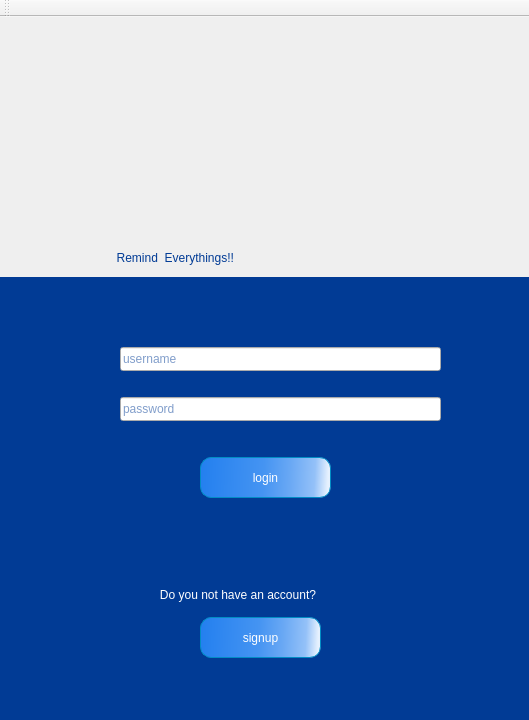
<?xml version="1.0" encoding="UTF-8"?>
<ui version="4.0">
 <class>login</class>
 <widget class="QMainWindow" name="login">
  <property name="geometry">
   <rect>
    <x>0</x>
    <y>0</y>
    <width>529</width>
    <height>720</height>
   </rect>
  </property>
  <property name="windowTitle">
   <string>login</string>
  </property>
  <widget class="QWidget" name="centralWidget">
   <widget class="QLabel" name="label_2">
    <property name="geometry">
     <rect>
      <x>70</x>
      <y>0</y>
      <width>401</width>
      <height>191</height>
     </rect>
    </property>
    <property name="styleSheet">
     <string notr="true">image: url(:/new/img/منابع پروژه/to-do.png);</string>
    </property>
    <property name="text">
     <string/>
    </property>
   </widget>
   <widget class="QLabel" name="label">
    <property name="geometry">
     <rect>
      <x>100</x>
      <y>220</y>
      <width>361</width>
      <height>41</height>
     </rect>
    </property>
    <property name="styleSheet">
     <string notr="true">font: 18pt &quot;Dast Nevis&quot;;
color: rgb(1, 59, 149);</string>
    </property>
    <property name="text">
     <string>     Remind  Everythings!!</string>
    </property>
   </widget>
   <widget class="QLabel" name="label_3">
    <property name="geometry">
     <rect>
      <x>-10</x>
      <y>260</y>
      <width>591</width>
      <height>451</height>
     </rect>
    </property>
    <property name="styleSheet">
     <string notr="true">background-color: rgb(1, 59, 149);</string>
    </property>
    <property name="text">
     <string/>
    </property>
   </widget>
   <widget class="QLineEdit" name="lineEdit_username">
    <property name="geometry">
     <rect>
      <x>120</x>
      <y>330</y>
      <width>321</width>
      <height>24</height>
     </rect>
    </property>
    <property name="styleSheet">
     <string notr="true">font: 9pt &quot;Dast Nevis&quot;;
color: rgb(1, 59, 149);</string>
    </property>
    <property name="text">
     <string/>
    </property>
    <property name="placeholderText">
     <string>username</string>
    </property>
   </widget>
   <widget class="QLineEdit" name="lineEdit_pass">
    <property name="geometry">
     <rect>
      <x>120</x>
      <y>380</y>
      <width>321</width>
      <height>24</height>
     </rect>
    </property>
    <property name="styleSheet">
     <string notr="true">font: 9pt &quot;Dast Nevis&quot;;
color: rgb(1, 59, 149);</string>
    </property>
    <property name="text">
     <string/>
    </property>
    <property name="echoMode">
     <enum>QLineEdit::Password</enum>
    </property>
    <property name="readOnly">
     <bool>false</bool>
    </property>
    <property name="placeholderText">
     <string>password</string>
    </property>
   </widget>
   <widget class="QPushButton" name="pushButton_login">
    <property name="geometry">
     <rect>
      <x>200</x>
      <y>440</y>
      <width>131</width>
      <height>41</height>
     </rect>
    </property>
    <property name="cursor">
     <cursorShape>PointingHandCursor</cursorShape>
    </property>
    <property name="styleSheet">
     <string notr="true">color: rgb(255, 255, 255);

background-color: qlineargradient(spread:pad, x1:0.00480769, y1:0.501, x2:0.981, y2:0.517, stop:0.00480769 rgba(36, 128, 239, 255), stop:0.490385 rgba(69, 148, 242, 255), stop:0.697115 rgba(105, 168, 244, 255), stop:0.894231 rgba(148, 193, 248, 255), stop:1 rgba(230, 241, 254, 255));
display: inline-block;
  -webkit-box-sizing: content-box;
  -moz-box-sizing: content-box;
  box-sizing: content-box;
padding: 10px 20px;
  border: 1px solid #018dc4;
  -webkit-border-radius: 11px;
  border-radius: 11px;
  -o-text-overflow: clip;
  text-overflow: clip;
font: 12pt &quot;Dast Nevis&quot;;</string>
    </property>
    <property name="text">
     <string>login</string>
    </property>
   </widget>
   <widget class="QLabel" name="label_4">
    <property name="geometry">
     <rect>
      <x>140</x>
      <y>570</y>
      <width>281</width>
      <height>16</height>
     </rect>
    </property>
    <property name="styleSheet">
     <string notr="true">font: 10pt &quot;Dast Nevis&quot;;
color: rgb(255, 255, 255);</string>
    </property>
    <property name="text">
     <string>      Do you not have an account?</string>
    </property>
   </widget>
   <widget class="QPushButton" name="pushButton_2">
    <property name="geometry">
     <rect>
      <x>200</x>
      <y>600</y>
      <width>121</width>
      <height>41</height>
     </rect>
    </property>
    <property name="cursor">
     <cursorShape>PointingHandCursor</cursorShape>
    </property>
    <property name="styleSheet">
     <string notr="true">color: rgb(255, 255, 255);

background-color: qlineargradient(spread:pad, x1:0.00480769, y1:0.501, x2:0.981, y2:0.517, stop:0.00480769 rgba(36, 128, 239, 255), stop:0.490385 rgba(69, 148, 242, 255), stop:0.697115 rgba(105, 168, 244, 255), stop:0.894231 rgba(148, 193, 248, 255), stop:1 rgba(230, 241, 254, 255));
display: inline-block;
  -webkit-box-sizing: content-box;
  -moz-box-sizing: content-box;
  box-sizing: content-box;
padding: 10px 20px;
  border: 1px solid #018dc4;
  -webkit-border-radius: 11px;
  border-radius: 11px;
  -o-text-overflow: clip;
  text-overflow: clip;
font: 12pt &quot;Dast Nevis&quot;;</string>
    </property>
    <property name="text">
     <string>signup</string>
    </property>
   </widget>
   <widget class="QLabel" name="label_eror">
    <property name="geometry">
     <rect>
      <x>120</x>
      <y>410</y>
      <width>211</width>
      <height>16</height>
     </rect>
    </property>
    <property name="text">
     <string/>
    </property>
   </widget>
   <zorder>label_3</zorder>
   <zorder>label_2</zorder>
   <zorder>label</zorder>
   <zorder>lineEdit_username</zorder>
   <zorder>lineEdit_pass</zorder>
   <zorder>pushButton_login</zorder>
   <zorder>label_4</zorder>
   <zorder>pushButton_2</zorder>
   <zorder>label_eror</zorder>
  </widget>
  <widget class="QToolBar" name="mainToolBar">
   <attribute name="toolBarArea">
    <enum>TopToolBarArea</enum>
   </attribute>
   <attribute name="toolBarBreak">
    <bool>false</bool>
   </attribute>
  </widget>
 </widget>
 <layoutdefault spacing="6" margin="11"/>
 <resources/>
 <connections/>
</ui>
